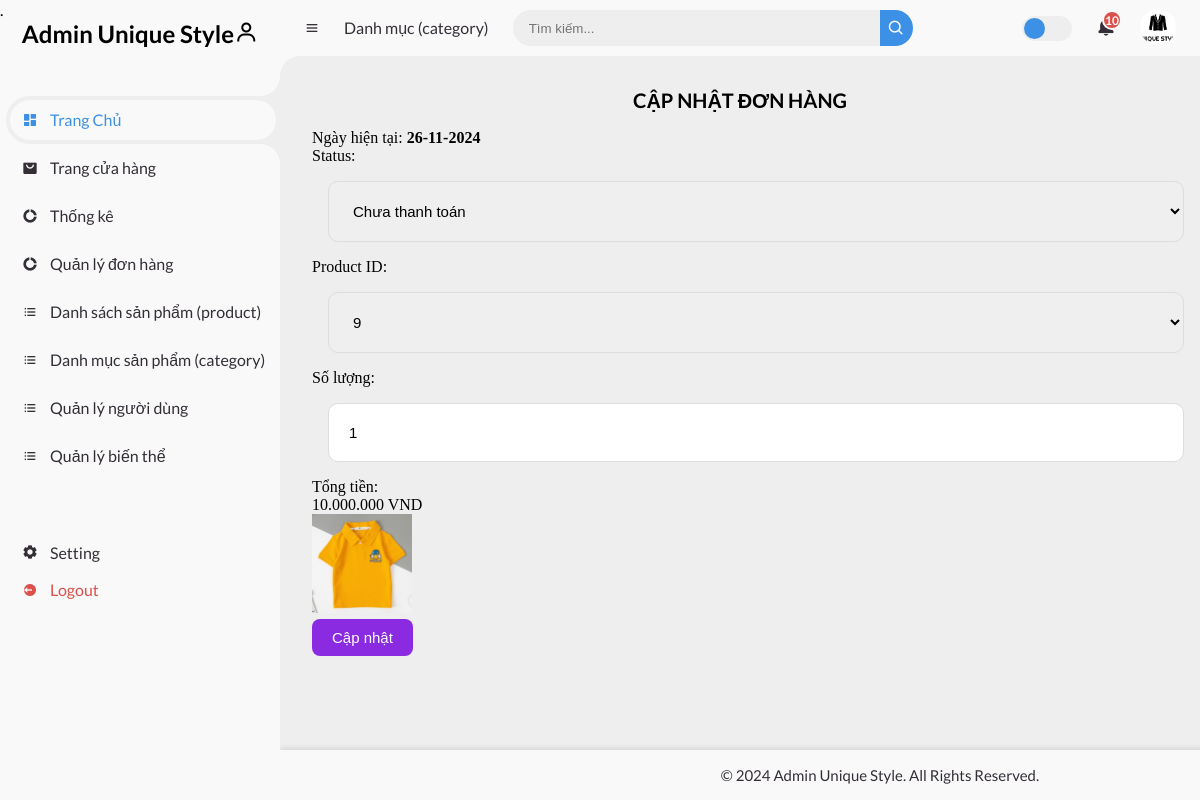
The page /admin-page/index.php?act=edit-order&id=1 (signed in) on the database as committed earlier.
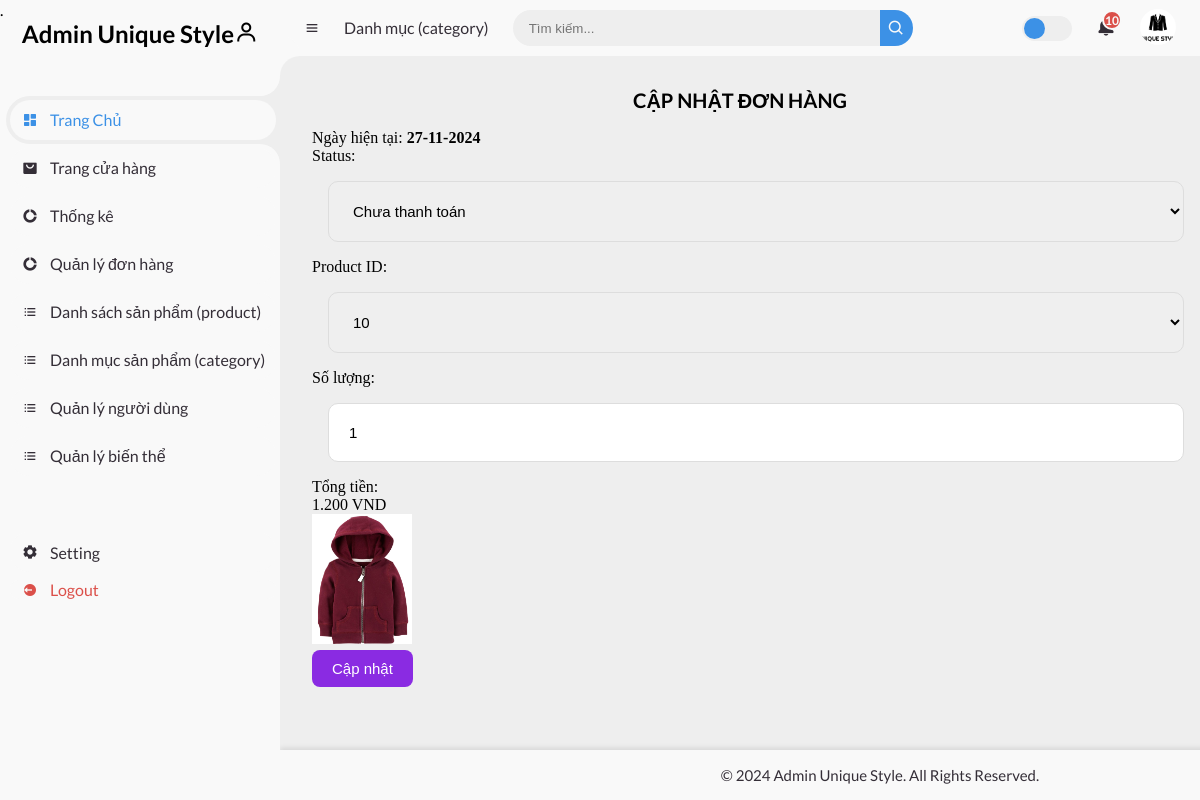
The same page on the database as committed later.
### tables this page shows
CREATE TABLE `orders` (
  `OrderID` int NOT NULL,
  `UserID` int NOT NULL,
  `OrderDate` timestamp NOT NULL DEFAULT CURRENT_TIMESTAMP,
  `TotalAmount` decimal(10,0) NOT NULL,
  `Status` int NOT NULL,
  `ProductID` int NOT NULL,
  `Quantity` int NOT NULL
);

CREATE TABLE `products` (
  `id` int NOT NULL,
  `ProductName` varchar(100) NOT NULL,
  `Description` text NOT NULL,
  `Price` int NOT NULL,
  `CategoryID` int NOT NULL,
  `status` int NOT NULL,
  `image` text NOT NULL
);

CREATE TABLE `statusorder` (
  `OrderID` int NOT NULL,
  `statusName` varchar(100) NOT NULL
);

### admin-page/index.php (called while the page is built, shortened)
<?php
require_once '../common/function.php';
$router = new Router();
require_once '../controllers/OrderController.php';
require_once '../models/Order.php';
$act = $_GET['act'] ?? '/';
$router->add('/', 'AdminController', 'index');
require_once '../routes/order.php';
$router->dispatch($act);

### common/function.php (called while the page is built)
<?php
function connectDB()
{
    $host   = DB_HOST;
    $dbname = DB_NAME;
    try {
        $conn = new PDO(
            "mysql:host=$host; dbname=$dbname",
            DB_USERNAME,
            DB_PASSWORD
        );
        $conn->setAttribute(PDO::ATTR_ERRMODE, PDO::ERRMODE_EXCEPTION);
        $conn->setAttribute(PDO::ATTR_DEFAULT_FETCH_MODE, PDO::FETCH_ASSOC);
        return $conn;
    } catch (\PDOException $e) {
        echo 'lỗi kết nối cơ sở dữ liệu' . $e->getMessage();
    }
}
?>

### models/Order.php (called while the page is built, shortened)
<?php
class Order
{
    private $conn;
    public function __construct()
    {
        $this->conn = connectDB();
    }
    public function getOrderDetail($OrderID)
    {
        try {
            $sql = "SELECT u.*, r.name,
            c.statusName
            FROM orders u
            LEFT JOIN statusorder c ON u.Status = c.OrderID
            LEFT JOIN users r ON u.UserID = r.id
            WHERE u.OrderID = :OrderID";
            $stmt = $this->conn->prepare($sql);
            $stmt->bindParam(':OrderID', $OrderID, PDO::PARAM_INT);
            $stmt->execute();
            return $stmt->fetchAll();
        } catch (PDOException $e) {
            echo 'Error: ' . $e->getMessage();
            return [];
        }
    }
    public function getAllStatusorder()
    {
        try {
            $sql = "SELECT * FROM statusorder";
            $stmt = $this->conn->prepare($sql);
            $stmt->execute();
            return $stmt->fetchAll(PDO::FETCH_ASSOC);
        } catch (PDOException $e) {
            echo 'Lỗi: ' . $e->getMessage();
            return false;
        }
    }
    public function getAllProduct()
    {
        try {
            $sql = "SELECT * FROM products";
            $stmt = $this->conn->prepare($sql);
            $stmt->execute();
            return $stmt->fetchAll(PDO::FETCH_ASSOC);
        } catch (PDOException $e) {
            echo 'Lỗi: ' . $e->getMessage();
            return false;
        }
    }
}

### admin-page/views/Order/edit_order.php (the view, shortened to what this page needs)
<div class="admin-product-form-container">
    <form action="?act=update-order" method="POST">
        <h3>Cập nhật đơn hàng</h3>
        <p>Ngày hiện tại: <strong><?= date("d-m-Y", strtotime($OrderDetail[0]['OrderDate'])) ?></strong></p>
        <label>Status:</label>
        <select name="Status" class="box">
            <?php foreach ($statusorder as $status): ?>
                <option value="<?= $status['OrderID'] ?>" <?= $OrderDetail[0]['Status'] == $status['OrderID'] ? 'selected' : '' ?>>
                    <?= $status['statusName'] ?>
                </option>
            <?php endforeach; ?>
        </select>
        <label>Product ID:</label>
        <select name="ProductID" class="box">
            <?php foreach ($ProductIdOrder as $id): ?>
                <option value="<?= $id['id'] ?>" <?= $OrderDetail[0]['ProductID'] == $id['id'] ? 'selected' : '' ?> data-price="<?= $id['Price'] ?>">
                    <?= $id['id'] ?>
                </option>
            <?php endforeach; ?>
        </select>
        <label>Số lượng:</label>
        <input type="number" name="Quantity" class="box" value="<?= $OrderDetail[0]['Quantity'] ?>">
        <label>Tổng tiền:</label>
        <p id="totalAmount"><?= number_format($OrderDetail[0]['TotalAmount'], 0, ',', '.') ?> VND</p>
        <td>
        <?php foreach ($ProductIdOrder as $product): ?>
            <?php if ($OrderDetail[0]['ProductID'] == $product['id']): ?>
                <img src="<?= $product['image'] ?>" alt="Product Image" style="width: 100px; height: auto;">
            <?php endif; ?>
            <?php endforeach; ?>
        </td><br>
        <button type="submit" class="add">Cập nhật</button>
    </form>
</div>

Rows that differ between the two databases and show on the page:
removed products: image (picture)
changed orders "Chưa thanh toán": OrderDate "26-11-2024" → "27-11-2024"; ProductID "9" → "10"; TotalAmount (not shown) → "1.200"
now on this page (row edited): products: image (picture)
Other text that changed with them:
$OrderDetail[0]['TotalAmount']: "10.000.000" → (not shown)
